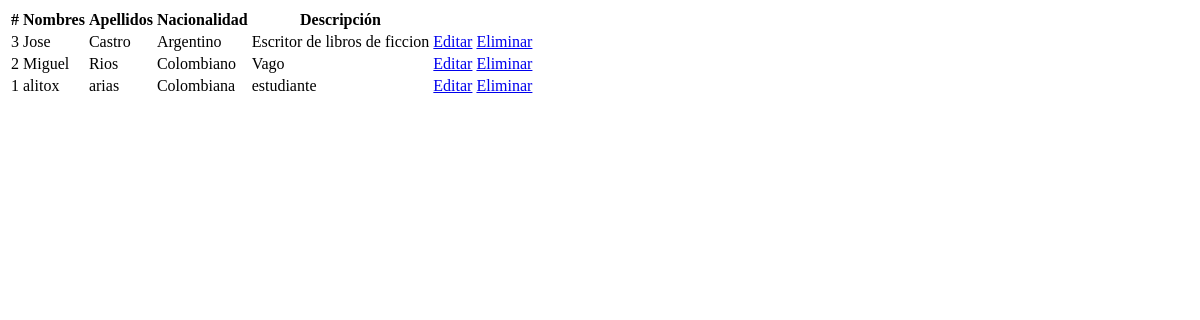
Page /libro/listar_autor/ on the earlier database version.
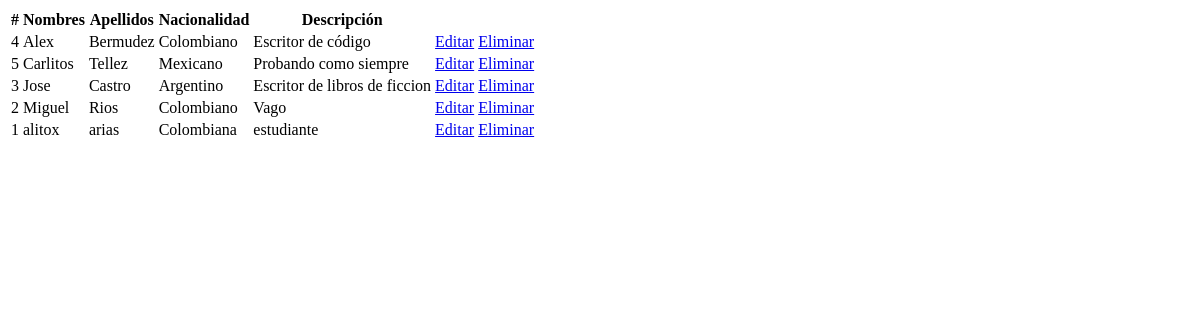
Same page on the later database version.
### apps/libro/models.py (models this page shows, shortened)
class Autor(models.Model):
    id = models.AutoField(primary_key=True)
    nombre = models.CharField(max_length=200, blank=False, null=False)
    apellidos = models.CharField(max_length=220, blank=False, null=False)
    nacionalidad = models.CharField(max_length= 100, blank=False, null=False)
    descripcion = models.TextField(blank=False, null=False)
    estado = models.BooleanField('Estado', default=True)
    fecha_creacion = models.DateField('Fecha de creación', auto_now =True, auto_now_add = False)
    class Meta:
        verbose_name = 'Autor'
        verbose_name_plural = 'Autores'
        ordering = ['nombre']

### apps/libro/views.py (the view)
# urls.py: path('listar_autor/', listarAutor, name='listar_autor'),
def listarAutor(request):
    autores = Autor.objects.filter(estado=True)
    return render(request, 'libro/listar_autor.html', {'autores':autores})

### templates/libro/listar_autor.html (shortened to what this page needs)
{% extends 'index.html' %}
{% block body %}
    {% if autores %}
        <table>
            <thead>
                <tr>
                    <th>#</th>
                    <th>Nombres</th>
                    <th>Apellidos</th>
                    <th>Nacionalidad</th>
                    <th>Descripción</th>
                </tr>
            </thead>
            <tbody>
                {% for autor in autores %}
                    <tr>
                        <td>{{ autor.id }}</td>
                        <td>{{ autor.nombre }}</td>
                        <td>{{ autor.apellidos }}</td>
                        <td>{{ autor.nacionalidad }}</td>
                        <td>{{ autor.descripcion }}</td>
                        <td>
                            <a href="{% url 'libro:editar_autor' autor.id %}">Editar</a>
                            <a href="{% url 'libro:eliminar_autor' autor.id %}">Eliminar</a>
                        </td>
                    </tr>
                {% endfor %}
            </tbody>
        </table>
    {% else %}
        <h1>No existen autores registrados</h1>
    {% endif %}
{% endblock body %}

Differences in the rows shown:
added Autor: id "4", nombre "Alex", apellidos "Bermudez", nacionalidad "Colombiano", descripcion "Escritor de código"
added Autor: id "5", nombre "Carlitos", apellidos "Tellez", nacionalidad "Mexicano", descripcion "Probando como siempre"
